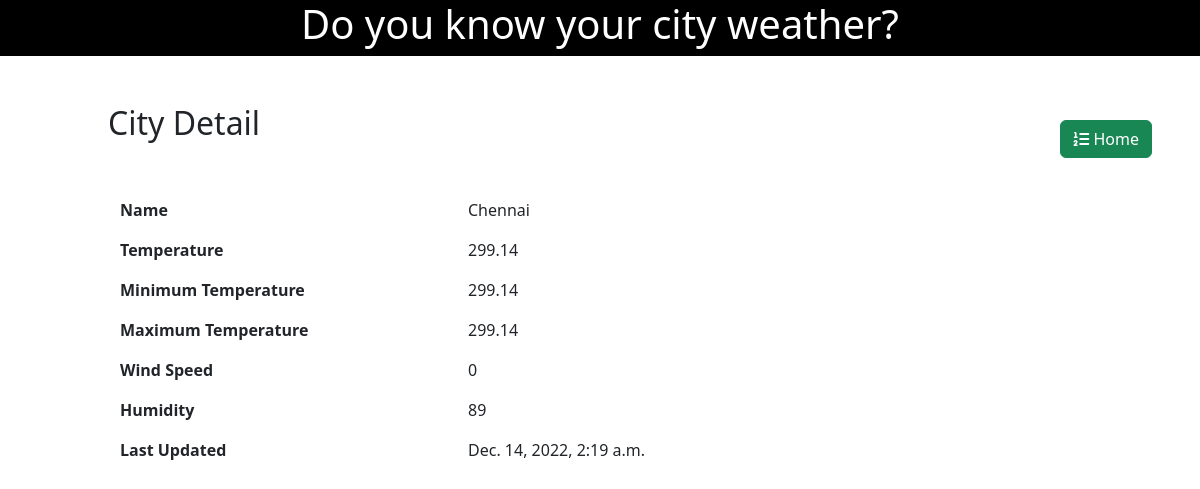
Screenshot of /city/5/ with the database file from the repository.
### weather/models.py (models this page shows, shortened)
class BaseModel(models.Model):
    created_at = models.DateTimeField(auto_now_add=True)
    updated_at = models.DateTimeField(auto_now=True)
    is_expired = models.BooleanField(default=False)
    class Meta:
        abstract = True

class City(BaseModel):
    name = models.CharField(max_length=25)
    temperature = models.CharField(max_length=25, default="")
    min_temp = models.CharField(max_length=25, default="")
    max_temp = models.CharField(max_length=25, default="")
    wind_speed = models.CharField(max_length=25, default="")
    humidity = models.CharField(max_length=25, default="")
    next_min_temp = models.CharField(max_length=25, default="")
    next_max_temp = models.CharField(max_length=25, default="")

### weather/views.py (the view)
# urls.py: path("city/<int:pk>/", views.CityDetailView.as_view(), name="city_detail"),
class CityDetailView(DetailView):
    model = City
    template_name = "city_detail.html"

### weather/templates/city_detail.html (shortened to what this page needs)
{% extends 'base.html' %}
{% block content %}
<div class="container m-5 p-5 pt-0">
    <div class="row">
        <div class="col-8">
            <h2 class="pb-4">City Detail</h2>
        </div>
        <div class="col-4 d-flex justify-content-end align-items-center">
            <a class="btn btn-success" href="{% url 'home' %}" role="button"><i class="fa fa-list-ol" aria-hidden="true"></i> Home</a>
        </div>
    </div>
    <div class="container mt-4">
        <div class="row align-items-start mt-3">
            <div class="col-4">
                <b>Name</b>
            </div>
            <div class="col">
                {{object.name}}
            </div>
        </div>
        <div class="row align-items-start mt-3">
            <div class="col-4">
                <b>Temperature</b>
            </div>
            <div class="col">
                {{object.temperature}}
            </div>
        </div>
        <div class="row align-items-start mt-3">
            <div class="col-4">
                <b>Minimum Temperature</b>
            </div>
            <div class="col">
                {{object.min_temp}}
            </div>
        </div>
        <div class="row align-items-start mt-3">
            <div class="col-4">
                <b>Maximum Temperature</b>
            </div>
            <div class="col">
                {{object.max_temp}}
            </div>
        </div>
        <div class="row align-items-start mt-3">
            <div class="col-4">
                <b>Wind Speed</b>
            </div>
            <div class="col">
                {{object.wind_speed}}
            </div>
        </div>
        <div class="row align-items-start mt-3">
            <div class="col-4">
                <b>Humidity</b>
            </div>
            <div class="col">
                {{object.humidity}}
            </div>
        </div>
        <div class="row align-items-start mt-3">
            <div class="col-4">
                <b>Last Updated</b>
            </div>
            <div class="col">
                {{object.created_at}}
            </div>
        </div>
    </div>
</div>
{% endblock %}

### rows the page displays
City: name "Chennai", temperature "299.14", min_temp "299.14", max_temp "299.14", wind_speed "0", humidity "89", created_at "Dec. 14, 2022, 2:19 a.m."
